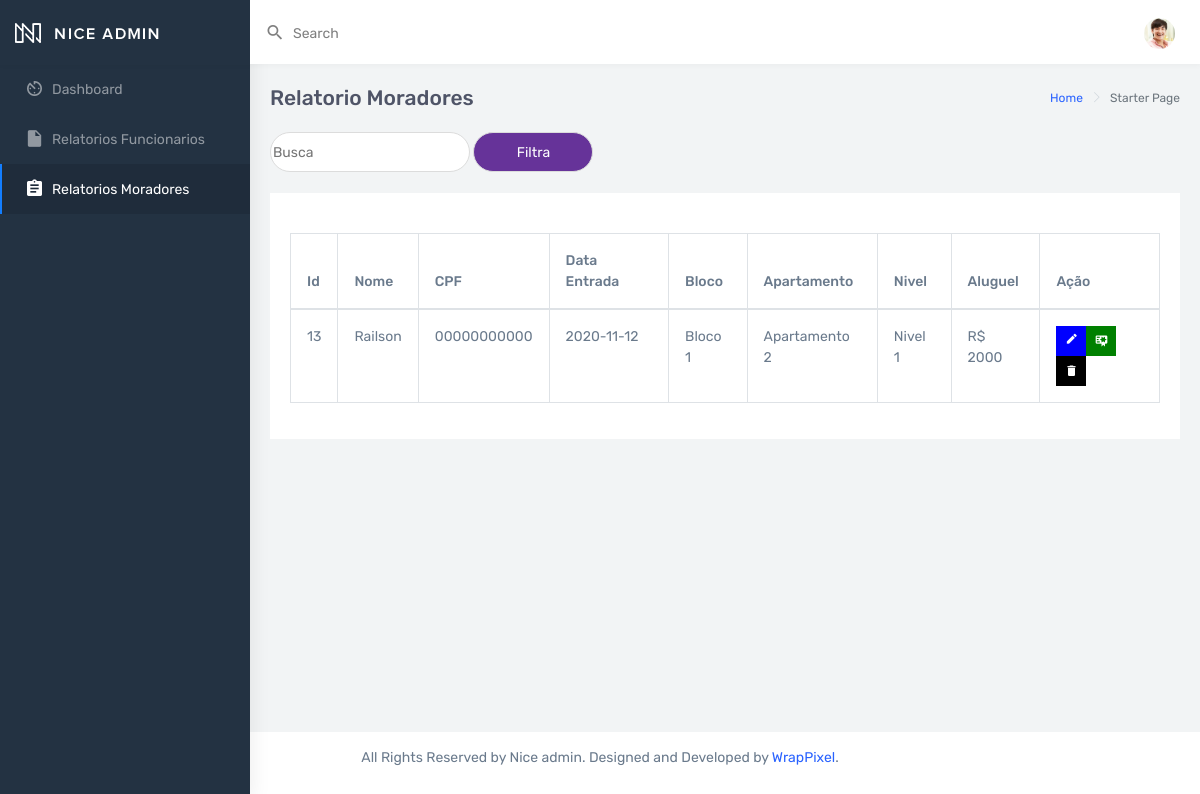
Page /nice-html/relatorios/relatorio_moradores.php on the earlier database version.
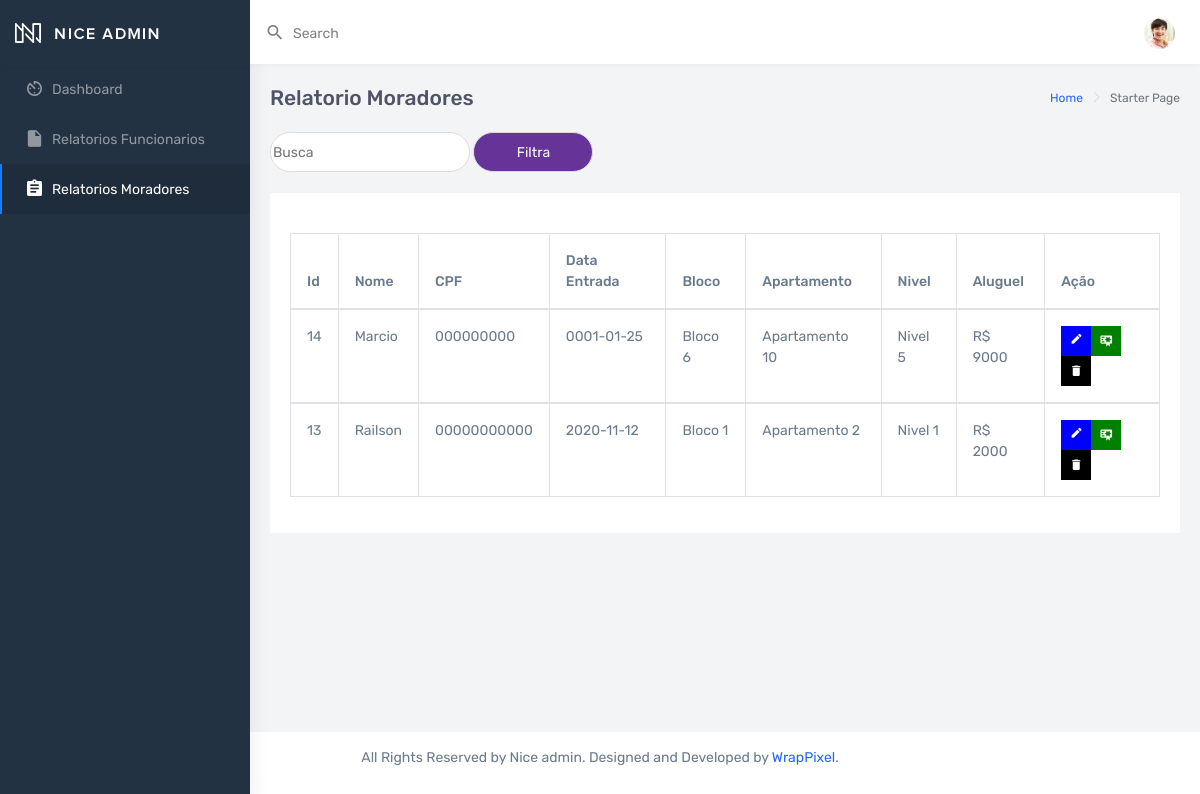
Same page on the later database version.
### tables this page shows
CREATE TABLE IF NOT EXISTS `tb_cadastro_morador` (
  `id` int(11) NOT NULL AUTO_INCREMENT,
  `nome_completo` varchar(100) NOT NULL,
  `cpf` varchar(13) NOT NULL,
  `data_entrada` varchar(100) NOT NULL,
  `bloco` varchar(100) NOT NULL,
  `apartamento` varchar(100) NOT NULL,
  `nivel` varchar(100) NOT NULL,
  `aluguel` varchar(100) NOT NULL,
  PRIMARY KEY (`id`)
);

### nice-html/relatorios/Class.relatorios.php (called while the page is built, shortened)
<?php
class Relatorios extends Conexao {
    public function RelatorioMoradores($cargo = 'todos') {
        $pdo = parent::get_instace();
        if ($cargo === 'todos') {
            $sql = "SELECT * FROM  tb_cadastro_morador order by id desc ";
            $sql = $pdo->prepare($sql);
            $sql->execute();
            return $sql->fetchAll();
        }
    }
}

### nice-html/relatorios/relatorio_moradores.php (the view, shortened to what the changed rows need)
<?php
 include 'Class.relatorios.php';
 $relatrofuncionarios = new Relatorios();
    @$cargo = $_GET['cargo'];
    if(empty($cargo) || !isset($cargo))
    {
        $cargo='todos';
    }
?>
<!DOCTYPE html>
<html dir="ltr" lang="en">
<head>
    <link href="../../dist/css/style.css" rel="stylesheet">
    <link href="../ltr/cssmanipulado" rel="stylesheet">
    <link href="relatorios.css" rel="stylesheet">
</head>
<body>
    <div id="main-wrapper" data-navbarbg="skin6" data-theme="light" data-layout="vertical" data-sidebartype="full"
        data-boxed-layout="full">
        <div class="page-wrapper">
            <div class="container-fluid">
                <br>
                <div class="row">
                    <div class="col-12">
                        <div class="card">
                            <div class="card-body">
                                <div class="table-responsive m-t-20">
                                    <table class="table table-bordered table-responsive-lg">
                                        <thead>
                                            <tr>
                                                <th scope="col">Id</th>
                                                <th scope="col">Nome</th>
                                                <th scope="col">CPF</th>
                                                <th scope="col">Data Entrada</th>
                                                <th scope="col">Bloco</th>
                                                <th scope="col">Apartamento</th>
                                                <th scope="col">Nivel</th>
                                                <th scope="col">Aluguel</th>
                                                <th scope="col">Ação</th>
                                            </tr>
                                        </thead>
                                        <?php
                                        foreach ($relatrofuncionarios->RelatorioMoradores($cargo) as $lista) :
                                        ?>
                                        <tbody>
                                            <tr>
                                                <td><?php echo $lista['id'] ?></td>
                                                <td><?php echo $lista['nome_completo'] ?></td>
                                                <td><?php echo $lista['cpf'] ?></td>
                                                <td><?php echo $lista['data_entrada'] ?></td>
                                                <td><?php echo $lista['bloco'] ?></td>
                                                <td><?php echo $lista['apartamento'] ?></td>
                                                <td><?php echo $lista['nivel'] ?></td>
                                                <td><?php echo "R$" . " " . $lista['aluguel'] ?></td>
                                                <td>
                                                    <form style="float: left ;" method="POST"
                                                        action="../../Controlle/Controle_edita_funcionario.php">
                                                        <button class="btnAcoes">
                                                            <i class="mdi mdi-border-color"></i>
                                                        </button>
                                                    </form>
                                                    <form style="float: left ;" method="POST"
                                                        action="../../Controlle/Controle_delete_funcionario.php">
                                                        <button class="btnAcoesPromover">
                                                            <i class="mdi mdi-certificate"></i>
                                                        </button>
                                                    </form>
                                                    <form style="float: left ;" method="POST"
                                                        action="controle_deleta_morador.php">
                                                        <button class="btnAcoesexcluir" name="id"
                                                            value="<?= $lista['id'] ?>">
                                                            <i class="mdi mdi-delete"></i>
                                                        </button>
                                                    </form>
                                                </td>
                                            </tr>
                                        </tbody>
                                        <?php endforeach; ?>
                                    </table>
                                </div>
                            </div>
                        </div>
                    </div>
                </div>
            </div>
        </div>
    </div>
</body>
</html>

Differences in the rows shown:
added tb_cadastro_morador: id "14", nome_completo "Marcio", cpf "000000000", data_entrada "0001-01-25", bloco "Bloco 6", apartamento "Apartamento 10", nivel "Nivel 5", aluguel "9000"
